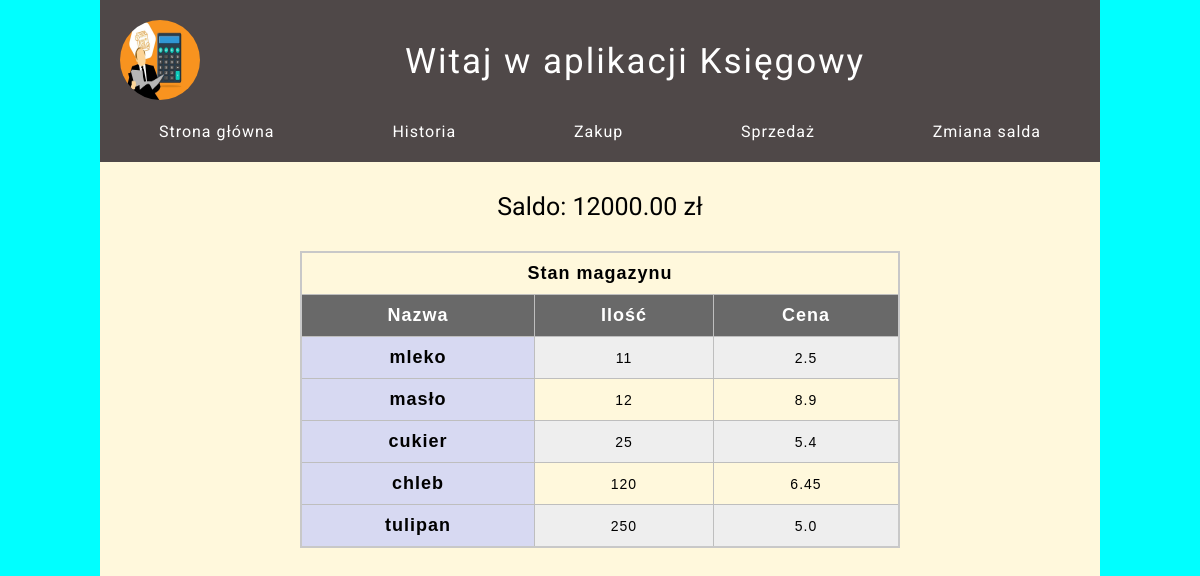
/, run on an earlier commit of the app's database.
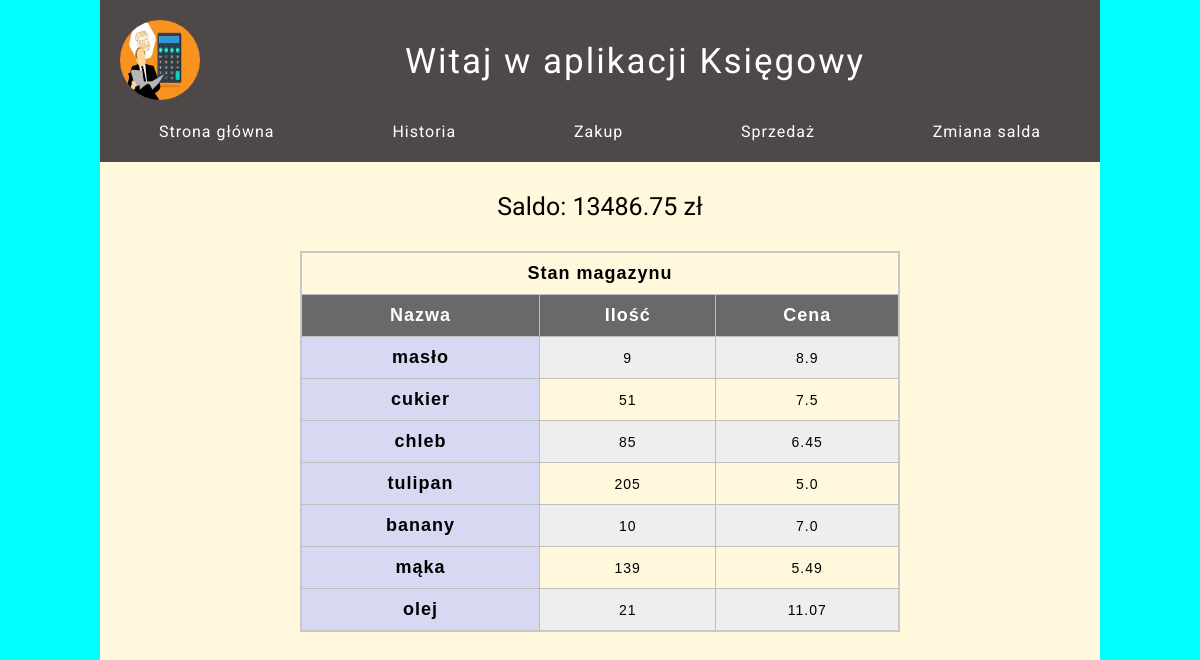
And on a later commit of the database.
### models.py (models this page shows)
class Products(db.Model):
    id = db.Column(db.Integer, primary_key=True)
    name = db.Column(db.String(50), nullable=False)
    quantity = db.Column(db.Integer, nullable=False)
    price = db.Column(db.Float, nullable=False)

### app.py (the view)
@app.route("/")
def index():
    account = Account.query.first()
    products = Products.query.all()
    saldo = account.balance
    saldo = f"{saldo:.2f}"
    return render_template("index.html", saldo=saldo, magazyn=products)

### templates/index.html
{% extends 'base.html' %} {% block content %}
<section class="warehouse">
  <h2 class="warehouse__heading">Saldo: {{ saldo }} zł</h2>
  <article class="warehouse__box">
    <table>
      <thead>
        <tr>
          <th colspan="3">Stan magazynu</th>
        </tr>
      </thead>
      <tr>
        <th scope="col">Nazwa</th>
        <th scope="col">Ilość</th>
        <th scope="col">Cena</th>
      </tr>
      {% for product in magazyn %}
      <tr>
        <th scope="row">{{ product.name }}</th>
        <td>{{ product.quantity }}</td>
        <td>{{ product.price }}</td>
      </tr>
      {% endfor %}
    </table>
  </article>
</section>
{% endblock %}

What changed in the data, as far as the page shows it:
removed Products: name "mleko", quantity "11", price "2.5"
changed Products "masło": quantity "12" → "9"
changed Products "cukier": quantity "25" → "51"; price "5.4" → "7.5"
changed Products "chleb": quantity "120" → "85"
changed Products "tulipan": quantity "250" → "205"
added Products: name "banany", quantity "10", price "7.0"
added Products: name "mąka", quantity "139", price "5.49"
added Products: name "olej", quantity "21", price "11.07"
Also different on the page:
{{ saldo }}: "12000.00" → "13486.75"
